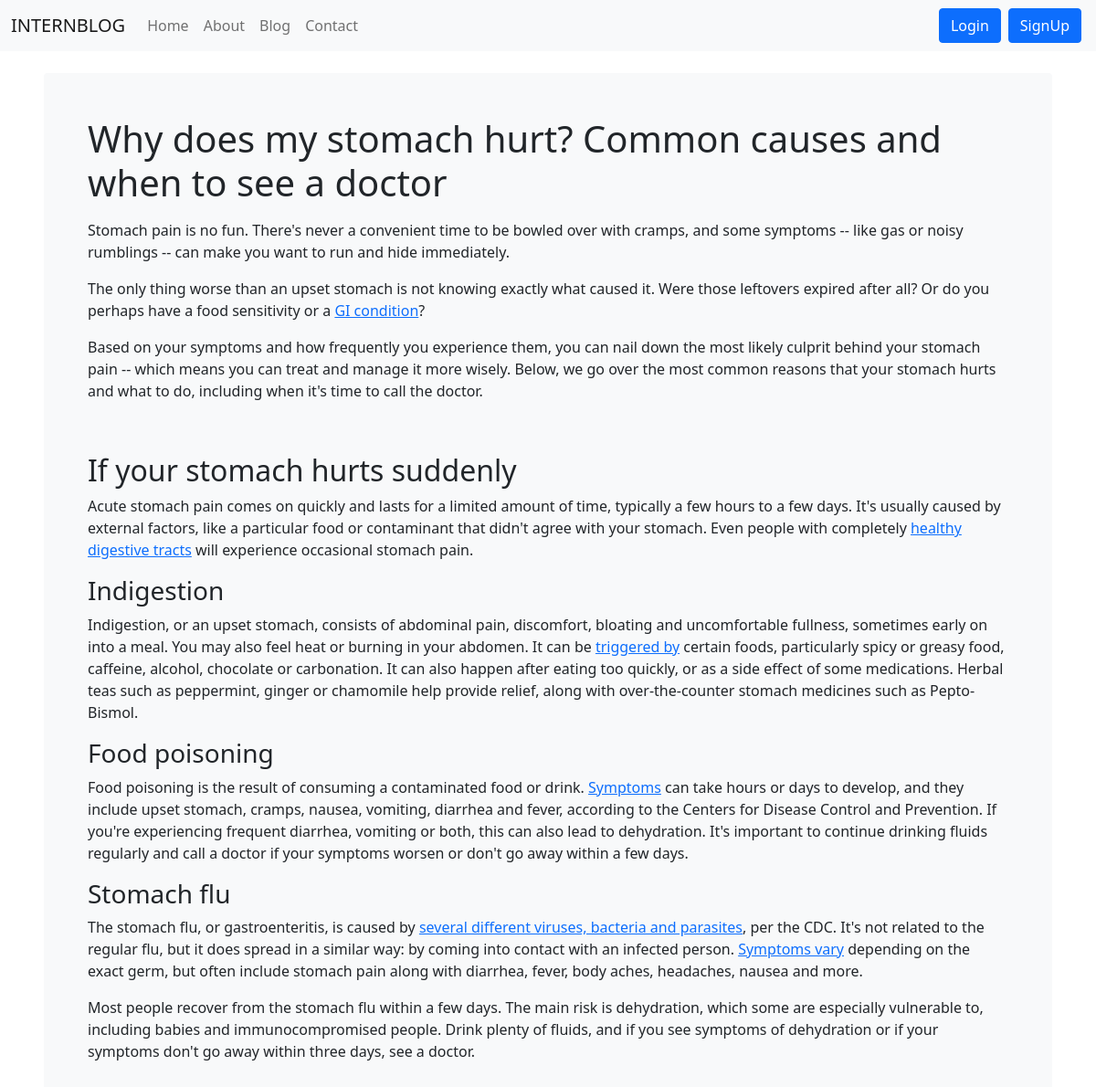
The app's page /detail/5 with its own data.
### Blog/models.py (models this page shows, shortened)
class Posts(models.Model):
    title = models.CharField(max_length=200)
    image = models.ImageField(upload_to='uploads',blank=True)
    content = HTMLField()

### Blog/views.py (the view)
# urls.py: path('detail/<id>',views.postdetail,name='postdetail'),
def postdetail(request,id):
    details = Posts.objects.get(id=id)
    return render(request,'Blog/detail.html',{"detail":details})

### Blog/templates/Blog/detail.html (shortened to what this page needs)
{% extends 'Home/base.html' %}
{% block header %}
<div class="bg-light p-5 mt-4 mx-5 rounded">
    <h1>{{detail.title}}</h1>
    <p class="lead">{{detail.content|safe}}</p>
</div>
{% endblock header %}

### records on screen
Posts: title "Why does my stomach hurt? Common causes and when to see a doctor", content "Stomach pain is no fun. There's never a convenient time to be bowled over with cramps, and some symptoms -- like gas or noisy rumblings -- can make you want to run and hide immediately. The only thing worse than an upset stomach is not knowing exactly what caused it. Were those leftovers expired after all? Or do you perhaps have a food sensitivity or a GI condition ? Based on your symptoms and how frequently you experience them, you can nail down the most likely culprit behind your stomach pain -- which means you can treat and manage it more wisely. Below, we go over the most common reasons that your stomach hurts and what to do, including when it's time to call the doctor. If your stomach…"
